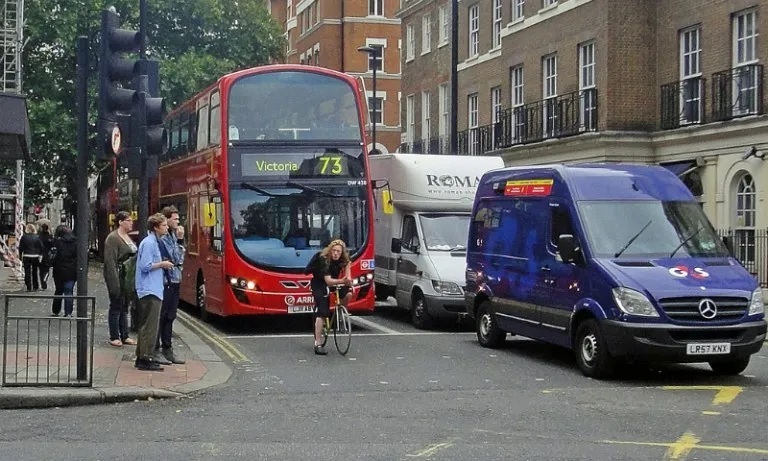
#> input picture image.jpg, 768 x 461 px, given in place of the camera
$ python 'black detect.py'
#> lines starting #> are read from the running program, lines starting #| are printed output that depends on the picture; after the words box and inside, x2 and y2 are one past the last pixel; in counts of white or black regions, pixels touching at a corner belong together
import cv2
import numpy as np

cap = cv2.VideoCapture(0)

while True:
    ret, frame = cap.read()
#> frame is the input picture: shape (461, 768, 3); mean B, G, R 98.3, 97.3, 98.7

    if not ret:
        break

    # Convert the frame from BGR to HSV color space
    hsv = cv2.cvtColor(frame, cv2.COLOR_BGR2HSV)
#> hsv: shape (461, 768, 3); mean H, S, V 69.2, 47.7, 107.9

    # Define the lower and upper bounds for dark or black color in HSV
    lower_black = np.array([0, 0, 0])
    upper_black = np.array([180, 255, 30])  # Adjust the V (value) range for darkness

    mask = cv2.inRange(hsv, lower_black, upper_black)
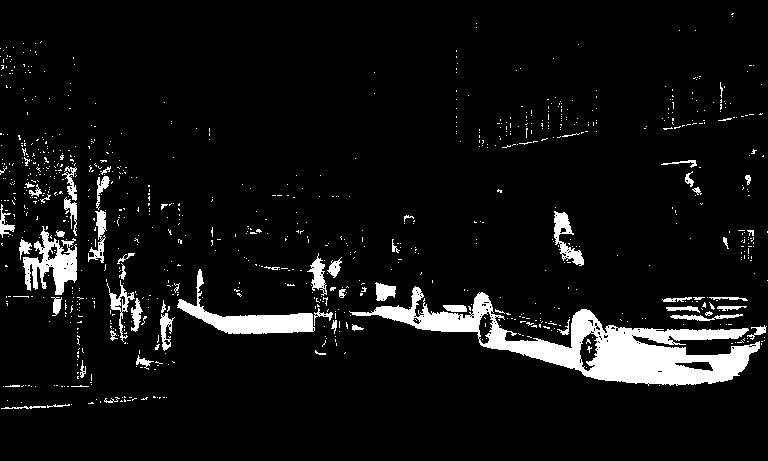
#> mask: shape (461, 768); 6.9% white; 919 white regions (856 under 20 px), largest, box (x1, y1, x2, y2) and area: (349, 286, 760, 386) 11841, (177, 269, 315, 334) 2313, (23, 226, 77, 295) 1734

    # Create a white background
    white_background = np.full_like(frame, (255, 255, 255), dtype=np.uint8)

    # Replace the background with white where black is not detected
    result = cv2.bitwise_and(white_background, white_background, mask=cv2.bitwise_not(mask))
#> white_background: shape (461, 768, 3); every value is 255
    result += cv2.bitwise_and(frame, frame, mask=mask)
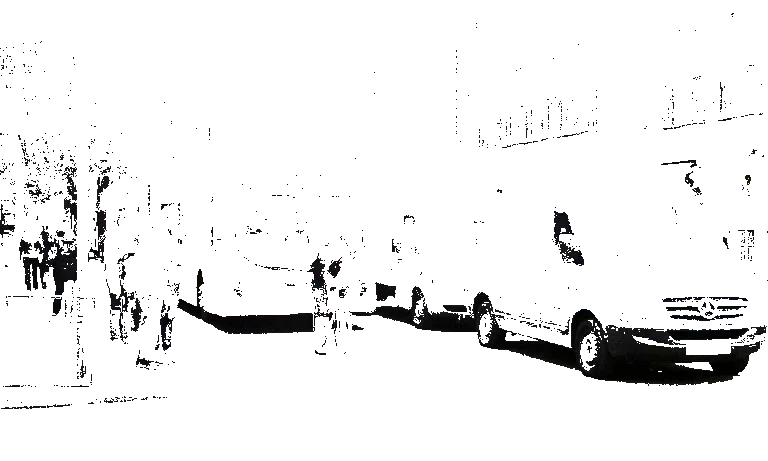
#> result: shape (461, 768, 3); mean of channels 0, 1, 2 238.6, 238.6, 238.5; drawn as B, G, R

    cv2.imshow('Black Detector with White Background', result)

    if cv2.waitKey(1) == 27:
#> (key Esc is pressed here)
        break

cap.release()
cv2.destroyAllWindows()

$ run again, on img.jpg
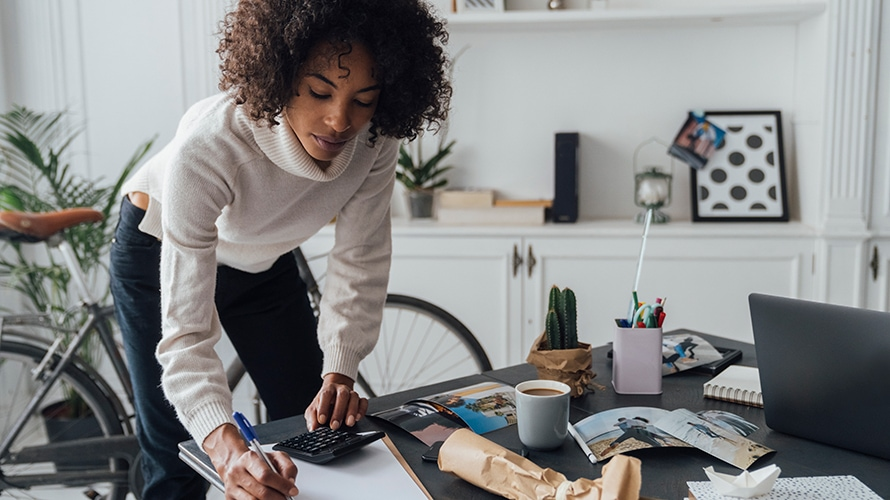
#> input picture img.jpg, 890 x 500 px, given in place of the camera
#> frame is the input picture: shape (500, 890, 3); mean B, G, R 134.2, 134.5, 134.1
#> hsv: shape (500, 890, 3); mean H, S, V 76.4, 34.2, 140.4
#> `mask = cv2.inRange(hsv, lower_black, upper_black)`:
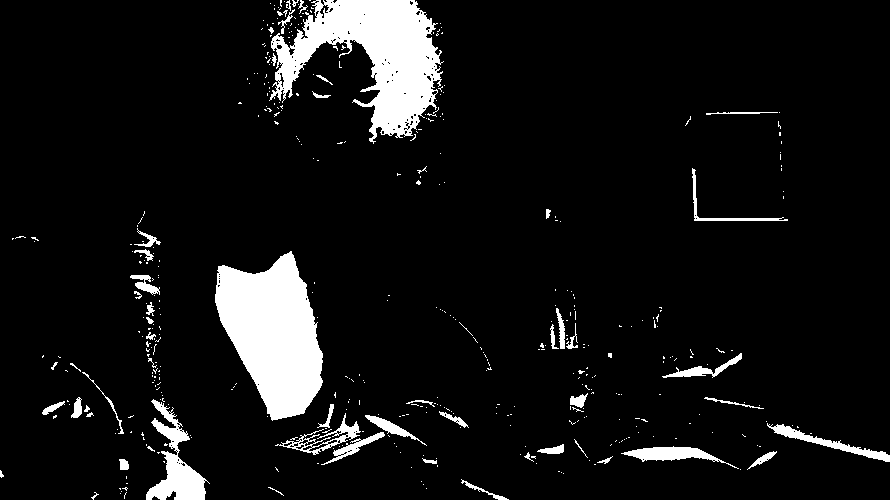
#> mask: shape (500, 890); 7.8% white; 438 white regions (385 under 20 px), largest, box (x1, y1, x2, y2) and area: (269, 0, 444, 144) 11931, (215, 251, 323, 421) 11731, (146, 399, 210, 500) 2360
#> white_background: shape (500, 890, 3); every value is 255
#> `result += cv2.bitwise_and(frame, frame, mask=mask)`:
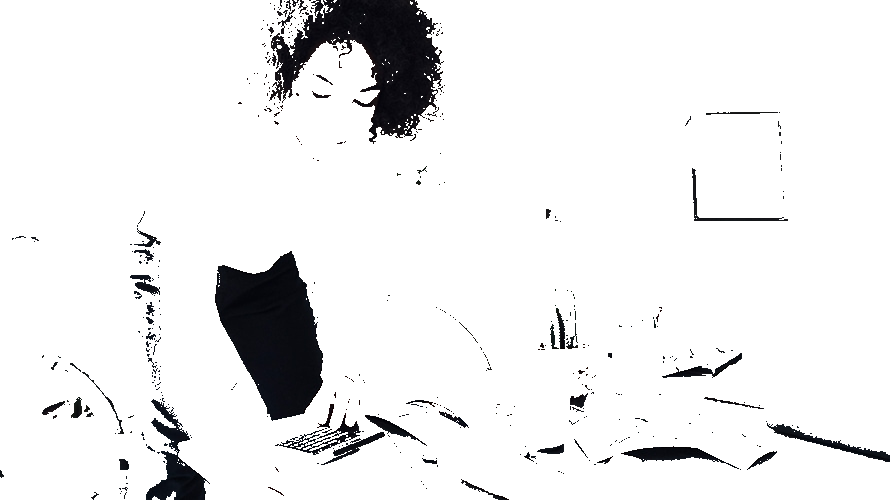
#> result: shape (500, 890, 3); mean of channels 0, 1, 2 236.5, 236.1, 236; drawn as B, G, R
